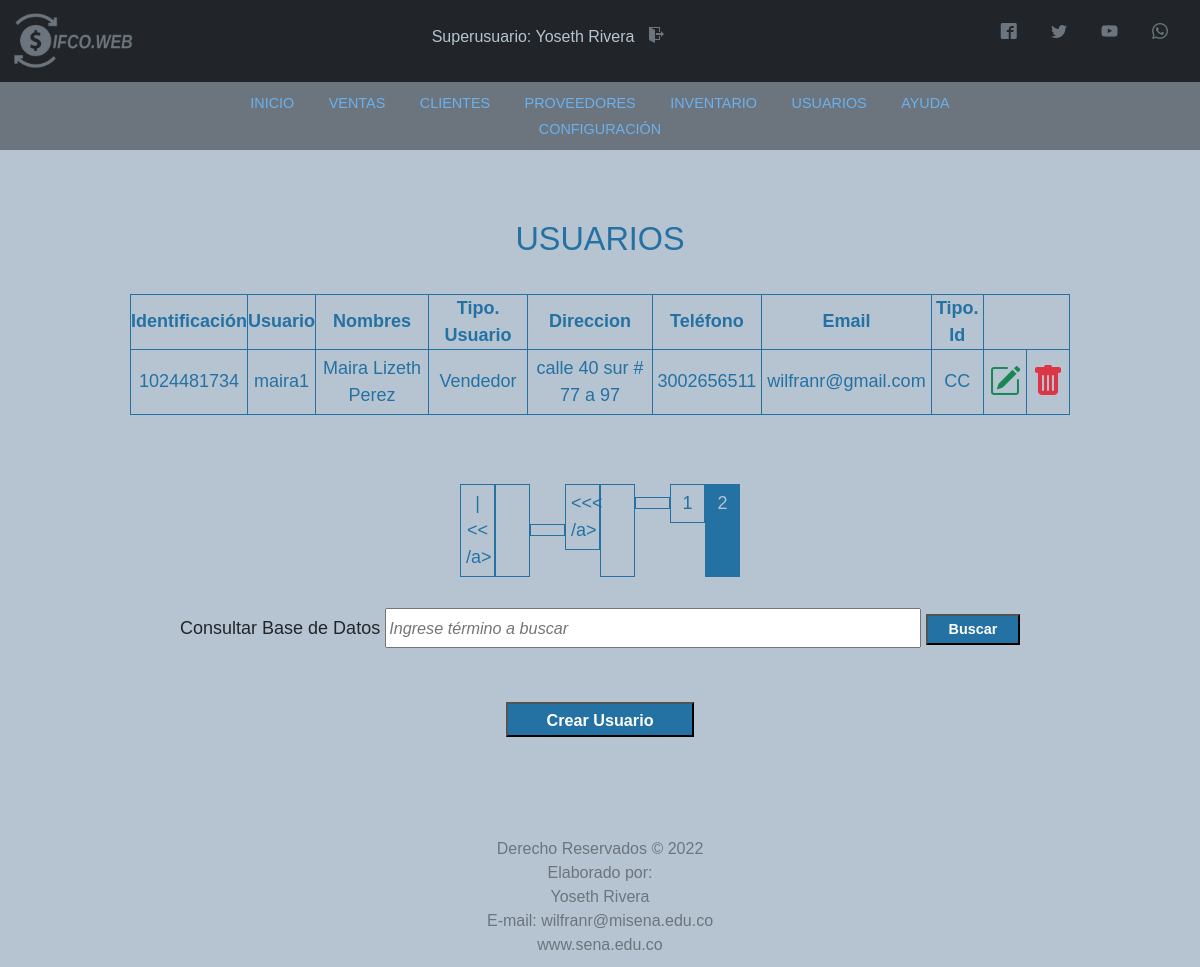
Screenshot of /Vista/html/usuarios.php?pagina=2 (signed in) with the database file from the repository.
### tables this page shows
CREATE TABLE `usuario` (
  `codUsuario` int(11) NOT NULL,
  `id` varchar(20) DEFAULT NULL,
  `tipoId` varchar(11) DEFAULT NULL,
  `nombre` varchar(50) DEFAULT NULL,
  `direccion` text NOT NULL,
  `telefono` varchar(20) NOT NULL,
  `correo` varchar(100) DEFAULT NULL,
  `usuario` varchar(15) DEFAULT NULL,
  `clave` varchar(100) DEFAULT NULL,
  `rol` varchar(20) DEFAULT NULL
);

### Vista/html/usuarios.php (the view, shortened to what this page needs)
<?php
    include '../../includes/conexion.php';
    include '../../includes/header.php';
    include '../../includes/script.php';
    if ($_SESSION['rol'] == 'Administrador' || $_SESSION['rol'] == 'Superusuario') {
    include '../../includes/nav.php';
?>
    <!DOCTYPE html>
    <html lang="es">
    <head>
        <link rel="stylesheet" href="estilos.css">
        <link rel="stylesheet" href="font.css">
    </head>
    <body>
        <div class="container-tabla-usuarios">
            <h1>USUARIOS</h1><br>
            <table class="tabla-usuarios">
                <th>Identificación</th>
                <th>Usuario</th>
                <th>Nombres</th>
                <th>Tipo. Usuario</th>
                <th>Direccion</th>
                <th>Teléfono</th>
                <th>Email</th>
                <th>Tipo. Id</th>
                <?php
                $sql_register = mysqli_query($conexion, "SELECT COUNT(*) as total_registro FROM usuario");
                $result_register = mysqli_fetch_array($sql_register);
                $total_registro = $result_register['total_registro'];
                $por_pagina = 5;
                if (empty($_GET['pagina'])) {
                    $pagina = 1;
                } else {
                    $pagina = $_GET['pagina'];
                }
                $desde = ($pagina - 1) * $por_pagina;
                $total_paginas = ceil($total_registro / $por_pagina);
                if ($_SESSION['rol'] == 'Superusuario') {
                    $sentence = "SELECT * FROM usuario ORDER BY id DESC LIMIT $desde, $por_pagina";
                } else {
                    $sentence = "SELECT * FROM usuario WHERE rol != 'Superusuario' ORDER BY id DESC LIMIT $desde, $por_pagina";
                }
                $result = $conexion->query($sentence) or die("Error al consultar: " . mysqli_error($conexion));
                while ($rows = $result->fetch_assoc()) {
                ?>
                    <tr>
                        <td id="id"><?php echo $rows['id'] ?></td>
                        <td><?php echo $rows['usuario'] ?></td>
                        <td><?php echo $rows['nombre'] ?></td>
                        <td><?php echo $rows['rol'] ?></td>
                        <td><?php echo $rows['direccion'] ?></td>
                        <td><?php echo $rows['telefono'] ?></td>
                        <td><?php echo $rows['correo'] ?></td>
                        <td><?php echo $rows['tipoId'] ?></td>
                        <td><a href="modify_user.php?usr=<?php echo $rows['id'] ?>"><i class="bi bi-pencil-square" style="font-size: 2rem; color: #198754;"></i></a></td>
                        <td><a href="#" onclick="DeleteUser()"><i class="bi bi-trash-fill" style="font-size: 2rem; color: #dc3545;"></i></a>
                    </tr>
                <?php
                }
                ?>
            </table><br><br>
            <div class="paginador">
                <ul>
                    <?php
                    if ($pagina != 1) {
                    ?>
                        <li><a href="?pagina=<?php echo 1; ?>">|<< /a>
                        </li>
                        <li><a href="?pagina=<?php echo $pagina - 1; ?>">
                                <<< /a>
                        </li>
                    <?php
                    }
                    for ($i = 1; $i <= $total_paginas; $i++) {
                        if ($i == $pagina) {
                            echo '<li class="pageSelected" >' . $i . '</li>';
                        } else {
                            echo '<li><a href="?pagina=' . $i . '">' . $i . '</a></li>';
                        }
                    }
                    ?>
                </ul>
            </div>
            <form action="search.php" method="GET">
                <label id="buscar" for="buscar">Consultar Base de Datos </label>
                <input type="text" class="control-buscar" id="busqueda" name="search" placeholder="Ingrese término a buscar">
                <input class="btn-buscar" type="submit" value="Buscar" name="buscar"><br><br><br>
            </form>
            <a href="new_user.php"><input class="btn-crear" type="button" value="Crear Usuario"></a>
        </div>
    </body>
<?php include '../../includes/footer.php';
} else {
    echo '<script>
            UserNoAccess()
        </script>';
}
?>
    </html>

### includes/header.php (shortened to what this page needs)
<?php
include 'conexion.php';
$id = $_SESSION['id'];
$sentence = "SELECT nombre, rol, codUsuario FROM usuario WHERE id = '" . $id . "' ";
$result = $conexion->query($sentence);
$row = $result->fetch_assoc();
?>
<!DOCTYPE html>
<html lang="es">
<head>
    <link rel="stylesheet" href="../css/estilos.css">
    <link rel="stylesheet" href="../../font.css">
</head>
<body>
    <nav class="navbar navbar-dark bg-dark">
        <div class="container-fluid">
            <a class="navbar-brand" href="panel_principal.php"><img src="../img/LOGO_gris.png" alt="logo" width="130px"></a>
            <h4 id="user">
                <?php
                echo utf8_decode($row['rol']);
                echo ": ";
                echo utf8_decode($row['nombre']);
                ?>
                <a href="../../Controlador/exit.php" class="icon-salir icon-exit"></a>
            </h4>
            <div class="redes">
                <ul>
                    <li>
                        <a href="https://es-es.facebook.com/" class="icon icon-facebook2" target="blank"></a>
                        <a href="https://twitter.com/" class="icon icon-twitter" target="blank"></a>
                        <a href="https://www.youtube.com/" class="icon icon-youtube" target="blank"></a>
                        <a href="https://www.whatsapp.com" class="icon icon-whatsapp" target="blank"></a>
                    </li>
                </ul>
            </div>
        </div>
    </nav>
</body>
</html>

### Vista/css/estilos.css (style rules this page uses)
* { margin: 0; padding: 0; }
body { background-color: #b6c4d1 !important; font-family: Zona Pro, Sans-Serif; }
#user { color: #b6c4d1; font-size: medium; }
.icon { color: #6c757d; text-decoration: none; padding: 10px; margin-right: 10px; }
.icon-salir { color: #6c757d; text-decoration: none; padding: 10px; margin-right: 10px; }
.container-tabla-usuarios { display: block; padding: 10px; margin-left: 10%; margin-top: 5%; width: 80%; text-align: center; font-size: large; }
.container-tabla-usuarios h1 { color: #2471A3; font-size: 1.8em; }
.tabla-usuarios { width: 100%; height: 100%; color: #2471A3; border: solid #2471A3 1px; }
.tabla-usuarios tr th { border: solid #2471A3 1px; }
.tabla-usuarios td { border: solid #2471A3 1px; height: 20px; padding: 5px; }
.btn-buscar { width: 10%; height: 2.2em; background-color: #2471A3; color: white; font-size: 0.8em; cursor: pointer; font-weight: bold; }
.control-buscar { font-size: 0.9em; width: 57%; font-style: italic; padding: 6px 2px; }
.btn-crear { width: 20%; height: 2.2em; background-color: #2471A3; color: white; font-size: 0.9em; cursor: pointer; font-weight: bold; }
.paginador ul { padding: 15px; list-style: none; display: flex; justify-content: center; }
.paginador a, .pageSelected { color: #2471A3; border: solid #2471A3 1px; padding: 5px; display: inline-block; text-align: center; width: 35px; text-decoration: none; }
.pageSelected { background-color: #2471A3; color: #b6c4d1; }

### rows the page displays
usuario: rol "Superusuario", nombre "Yoseth Rivera"
usuario: id "1024481734", usuario "maira1", nombre "Maira Lizeth Perez", rol "Vendedor", direccion "calle 40 sur # 77 a 97", telefono "3002656511", correo "wilfranr@gmail.com", tipoId "CC"
